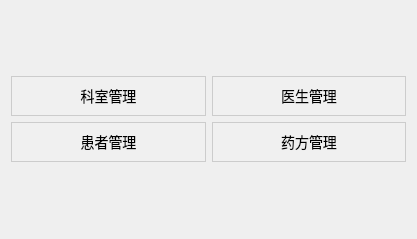
<?xml version="1.0" encoding="UTF-8"?>
<ui version="4.0">
 <class>ManagementView</class>
 <widget class="QWidget" name="ManagementView">
  <property name="geometry">
   <rect>
    <x>0</x>
    <y>0</y>
    <width>417</width>
    <height>239</height>
   </rect>
  </property>
  <property name="windowTitle">
   <string>管理与编辑</string>
  </property>
  <layout class="QGridLayout" name="gridLayout_2">
   <item row="0" column="0">
    <layout class="QGridLayout" name="gridLayout">
     <item row="0" column="1">
      <widget class="QPushButton" name="btDoctor">
       <property name="styleSheet">
        <string notr="true">QPushButton {
    border: 1px solid #ccc; /* 浅灰色边框 */
    background-color: #f0f0f0; /* 浅灰背景 */
    padding: 8px 16px; /* 内边距 */
    font-size: 14px;
}
QPushButton:hover {
    background-color: #e0e0e0; /*  hover效果 */
}</string>
       </property>
       <property name="text">
        <string>医生管理</string>
       </property>
      </widget>
     </item>
     <item row="1" column="0">
      <widget class="QPushButton" name="btPatient">
       <property name="styleSheet">
        <string notr="true">QPushButton {
    border: 1px solid #ccc; /* 浅灰色边框 */
    background-color: #f0f0f0; /* 浅灰背景 */
    padding: 8px 16px; /* 内边距 */
    font-size: 14px;
}
QPushButton:hover {
    background-color: #e0e0e0; /*  hover效果 */
}</string>
       </property>
       <property name="text">
        <string>患者管理</string>
       </property>
      </widget>
     </item>
     <item row="0" column="0">
      <widget class="QPushButton" name="btDepartment">
       <property name="styleSheet">
        <string notr="true">QPushButton {
    border: 1px solid #ccc; /* 浅灰色边框 */
    background-color: #f0f0f0; /* 浅灰背景 */
    padding: 8px 16px; /* 内边距 */
    font-size: 14px;
}
QPushButton:hover {
    background-color: #e0e0e0; /*  hover效果 */
}</string>
       </property>
       <property name="text">
        <string>科室管理</string>
       </property>
      </widget>
     </item>
     <item row="1" column="1">
      <widget class="QPushButton" name="btPrescription">
       <property name="styleSheet">
        <string notr="true">QPushButton {
    border: 1px solid #ccc; /* 浅灰色边框 */
    background-color: #f0f0f0; /* 浅灰背景 */
    padding: 8px 16px; /* 内边距 */
    font-size: 14px;
}
QPushButton:hover {
    background-color: #e0e0e0; /*  hover效果 */
}</string>
       </property>
       <property name="text">
        <string>药方管理</string>
       </property>
      </widget>
     </item>
    </layout>
   </item>
  </layout>
 </widget>
 <tabstops>
  <tabstop>btDepartment</tabstop>
  <tabstop>btDoctor</tabstop>
  <tabstop>btPatient</tabstop>
  <tabstop>btPrescription</tabstop>
 </tabstops>
 <resources/>
 <connections/>
</ui>
